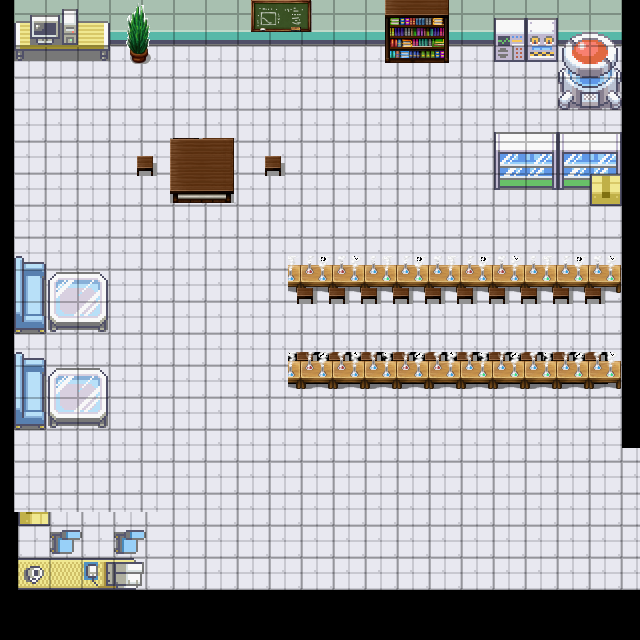

A 2D game scene composited from a Tiled map and its tileset images. What follows is a short description and the map's XML, with each tile layer's data collapsed to a summary:
An orthogonal 20x20 tile map with 32x32 px tiles, 1 tile layer (Tile Layer 1) and 11 objects.

<map version="1.0" orientation="orthogonal" width="20" height="20" tilewidth="32" tileheight="32">
 <tileset firstgid="1" name="science" tilewidth="32" tileheight="32">
  <image source="Tilesets/science.png" trans="ffffff" width="640" height="640" />
 </tileset>
 <layer name="Tile Layer 1" width="20" height="20">
  <data>[400 cells, 380 non-empty, 340 distinct tile ids]</data>
 </layer>
 <objectgroup color="#ff00ff" name="Solid" width="20" height="20">
  <object x="170" y="135" width="62" height="61" />
  <object x="1" y="-2" width="636" height="41" />
  <object x="2" y="35" width="13" height="572" />
  <object x="15" y="590" width="626" height="17" />
  <object x="621" y="30" width="19" height="416" />
  <object x="498" y="136" width="123" height="38" />
  <object x="556" y="32" width="67" height="56" />
  <object x="51" y="274" width="56" height="56" />
  <object x="49" y="370" width="57" height="50" />
  <object x="22" y="557" width="121" height="32" />
 </objectgroup>
 <objectgroup color="#ff0000" name="Teleport" width="20" height="20">
  <object x="640" y="416" width="32" height="192">
   <properties>
    <property name="warpMap" value="map_HallwayWest" />
    <property name="warpX" value="2" />
    <property name="warpY" value="28" />
   </properties>
  </object>
 </objectgroup>
</map>
